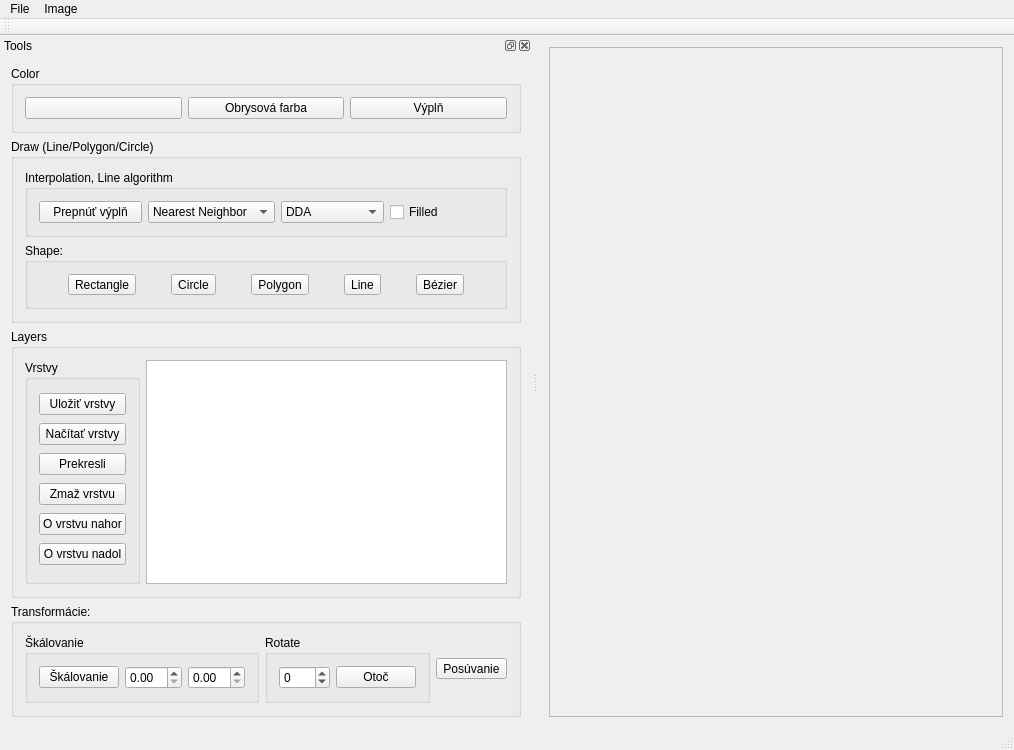
<?xml version="1.0" encoding="UTF-8"?>
<ui version="4.0">
 <class>ImageViewerClass</class>
 <widget class="QMainWindow" name="ImageViewerClass">
  <property name="geometry">
   <rect>
    <x>0</x>
    <y>0</y>
    <width>1014</width>
    <height>750</height>
   </rect>
  </property>
  <property name="windowTitle">
   <string>ImageViewer</string>
  </property>
  <widget class="QWidget" name="centralWidget">
   <layout class="QVBoxLayout" name="verticalLayout_4">
    <item>
     <widget class="QScrollArea" name="scrollArea">
      <property name="widgetResizable">
       <bool>true</bool>
      </property>
      <widget class="QWidget" name="scrollAreaWidgetContents">
       <property name="geometry">
        <rect>
         <x>0</x>
         <y>0</y>
         <width>421</width>
         <height>646</height>
        </rect>
       </property>
      </widget>
     </widget>
    </item>
   </layout>
  </widget>
  <widget class="QMenuBar" name="menuBar">
   <property name="geometry">
    <rect>
     <x>0</x>
     <y>0</y>
     <width>1014</width>
     <height>38</height>
    </rect>
   </property>
   <widget class="QMenu" name="menuFile">
    <property name="title">
     <string>File</string>
    </property>
    <addaction name="actionOpen"/>
    <addaction name="actionSave_as"/>
    <addaction name="separator"/>
    <addaction name="actionExit"/>
   </widget>
   <widget class="QMenu" name="menuImage">
    <property name="title">
     <string>Image</string>
    </property>
    <addaction name="actionClear"/>
   </widget>
   <addaction name="menuFile"/>
   <addaction name="menuImage"/>
  </widget>
  <widget class="QToolBar" name="mainToolBar">
   <attribute name="toolBarArea">
    <enum>TopToolBarArea</enum>
   </attribute>
   <attribute name="toolBarBreak">
    <bool>false</bool>
   </attribute>
  </widget>
  <widget class="QStatusBar" name="statusBar"/>
  <widget class="QDockWidget" name="dockWidget">
   <property name="windowTitle">
    <string>Tools</string>
   </property>
   <attribute name="dockWidgetArea">
    <number>1</number>
   </attribute>
   <widget class="QWidget" name="dockWidgetContents">
    <layout class="QVBoxLayout" name="verticalLayout">
     <item>
      <widget class="QGroupBox" name="groupBox">
       <property name="title">
        <string>Color</string>
       </property>
       <layout class="QHBoxLayout" name="horizontalLayout">
        <item>
         <widget class="QPushButton" name="pushButtonSetColor">
          <property name="text">
           <string/>
          </property>
         </widget>
        </item>
        <item>
         <widget class="QPushButton" name="pushButtonSetBorderColor">
          <property name="text">
           <string>Obrysová farba</string>
          </property>
         </widget>
        </item>
        <item>
         <widget class="QPushButton" name="pushButtonSetFillColor">
          <property name="text">
           <string>Výplň</string>
          </property>
         </widget>
        </item>
       </layout>
      </widget>
     </item>
     <item>
      <widget class="QGroupBox" name="groupBox_2">
       <property name="title">
        <string>Draw (Line/Polygon/Circle)</string>
       </property>
       <layout class="QVBoxLayout" name="verticalLayout_5">
        <item>
         <widget class="QGroupBox" name="groupBox_9">
          <property name="title">
           <string>Interpolation, Line algorithm</string>
          </property>
          <layout class="QHBoxLayout" name="horizontalLayout_7">
           <item>
            <widget class="QPushButton" name="pushButtonChangeFillinfo">
             <property name="text">
              <string>Prepnúť výplň</string>
             </property>
            </widget>
           </item>
           <item>
            <widget class="QComboBox" name="comboBoxInterpolation">
             <item>
              <property name="text">
               <string>Nearest Neighbor</string>
              </property>
             </item>
             <item>
              <property name="text">
               <string>Barycentric </string>
              </property>
             </item>
            </widget>
           </item>
           <item>
            <widget class="QComboBox" name="comboBoxLineAlg">
             <item>
              <property name="text">
               <string>DDA</string>
              </property>
             </item>
             <item>
              <property name="text">
               <string>Bresenham</string>
              </property>
             </item>
            </widget>
           </item>
           <item>
            <widget class="QCheckBox" name="checkBoxFilled">
             <property name="text">
              <string>Filled</string>
             </property>
            </widget>
           </item>
          </layout>
         </widget>
        </item>
        <item>
         <widget class="QGroupBox" name="groupBox_10">
          <property name="title">
           <string>Shape: </string>
          </property>
          <layout class="QHBoxLayout" name="horizontalLayout_6">
           <item>
            <widget class="QToolButton" name="toolButtonRectangle">
             <property name="text">
              <string>Rectangle</string>
             </property>
             <property name="checkable">
              <bool>true</bool>
             </property>
            </widget>
           </item>
           <item>
            <widget class="QToolButton" name="toolButtonDrawCircle">
             <property name="text">
              <string>Circle</string>
             </property>
             <property name="checkable">
              <bool>true</bool>
             </property>
            </widget>
           </item>
           <item>
            <widget class="QToolButton" name="toolButtonDrawPolygon">
             <property name="text">
              <string>Polygon</string>
             </property>
             <property name="checkable">
              <bool>true</bool>
             </property>
            </widget>
           </item>
           <item>
            <widget class="QToolButton" name="toolButtonDrawLine">
             <property name="text">
              <string>Line</string>
             </property>
             <property name="checkable">
              <bool>true</bool>
             </property>
            </widget>
           </item>
           <item>
            <widget class="QToolButton" name="toolButtonBezier">
             <property name="text">
              <string>Bézier</string>
             </property>
             <property name="checkable">
              <bool>true</bool>
             </property>
            </widget>
           </item>
          </layout>
         </widget>
        </item>
       </layout>
      </widget>
     </item>
     <item>
      <widget class="QGroupBox" name="groupBox_5">
       <property name="title">
        <string>Layers</string>
       </property>
       <layout class="QFormLayout" name="formLayout">
        <item row="0" column="0">
         <widget class="QGroupBox" name="groupBox_6">
          <property name="title">
           <string>Vrstvy</string>
          </property>
          <layout class="QVBoxLayout" name="verticalLayout_3">
           <item>
            <widget class="QPushButton" name="pushButtonSaveJson">
             <property name="text">
              <string>Uložiť vrstvy</string>
             </property>
            </widget>
           </item>
           <item>
            <widget class="QPushButton" name="pushButtonLoadJson">
             <property name="text">
              <string>Načítať vrstvy</string>
             </property>
            </widget>
           </item>
           <item>
            <widget class="QPushButton" name="pushButtonRedrawLayers">
             <property name="text">
              <string>Prekresli</string>
             </property>
            </widget>
           </item>
           <item>
            <widget class="QPushButton" name="pushButtonDeleteLayer">
             <property name="text">
              <string>Zmaž vrstvu</string>
             </property>
            </widget>
           </item>
           <item>
            <widget class="QPushButton" name="pushButtonLayerUp">
             <property name="text">
              <string>O vrstvu nahor</string>
             </property>
            </widget>
           </item>
           <item>
            <widget class="QPushButton" name="pushButtonLayerDown">
             <property name="text">
              <string>O vrstvu nadol</string>
             </property>
            </widget>
           </item>
          </layout>
         </widget>
        </item>
        <item row="0" column="1">
         <widget class="QListWidget" name="listWidgetLayers"/>
        </item>
       </layout>
      </widget>
     </item>
     <item>
      <widget class="QGroupBox" name="groupBox_7">
       <property name="title">
        <string>Transformácie:</string>
       </property>
       <layout class="QGridLayout" name="gridLayout">
        <item row="0" column="0">
         <widget class="QGroupBox" name="groupBox_4">
          <property name="title">
           <string>Škálovanie</string>
          </property>
          <layout class="QHBoxLayout" name="horizontalLayout_3">
           <item>
            <widget class="QPushButton" name="pushButtonScale">
             <property name="text">
              <string>Škálovanie</string>
             </property>
            </widget>
           </item>
           <item>
            <widget class="QDoubleSpinBox" name="doubleSpinBoxScaleX">
             <property name="minimum">
              <double>0.000000000000000</double>
             </property>
             <property name="singleStep">
              <double>0.010000000000000</double>
             </property>
            </widget>
           </item>
           <item>
            <widget class="QDoubleSpinBox" name="doubleSpinBoxScaleY">
             <property name="minimum">
              <double>0.000000000000000</double>
             </property>
            </widget>
           </item>
          </layout>
         </widget>
        </item>
        <item row="0" column="1">
         <widget class="QGroupBox" name="groupBox_3">
          <property name="title">
           <string>Rotate</string>
          </property>
          <layout class="QHBoxLayout" name="horizontalLayout_4">
           <item>
            <widget class="QSpinBox" name="spinBoxSpin">
             <property name="minimum">
              <number>-360</number>
             </property>
             <property name="maximum">
              <number>360</number>
             </property>
            </widget>
           </item>
           <item>
            <widget class="QPushButton" name="pushButtonRotate">
             <property name="text">
              <string>Otoč</string>
             </property>
            </widget>
           </item>
          </layout>
         </widget>
        </item>
        <item row="0" column="2">
         <widget class="QToolButton" name="toolButtonMove">
          <property name="text">
           <string>Posúvanie</string>
          </property>
          <property name="checkable">
           <bool>true</bool>
          </property>
         </widget>
        </item>
       </layout>
      </widget>
     </item>
    </layout>
   </widget>
  </widget>
  <action name="actionOpen">
   <property name="text">
    <string>Open</string>
   </property>
   <property name="shortcut">
    <string>Ctrl+O</string>
   </property>
  </action>
  <action name="actionSave_as">
   <property name="text">
    <string>Save as</string>
   </property>
   <property name="shortcut">
    <string>Ctrl+S</string>
   </property>
  </action>
  <action name="actionClear">
   <property name="text">
    <string>Clear</string>
   </property>
  </action>
  <action name="actionExit">
   <property name="text">
    <string>Exit</string>
   </property>
   <property name="shortcut">
    <string>Alt+F4</string>
   </property>
  </action>
  <action name="actionResize">
   <property name="text">
    <string>Resize</string>
   </property>
  </action>
 </widget>
 <layoutdefault spacing="6" margin="11"/>
 <resources/>
 <connections/>
</ui>
